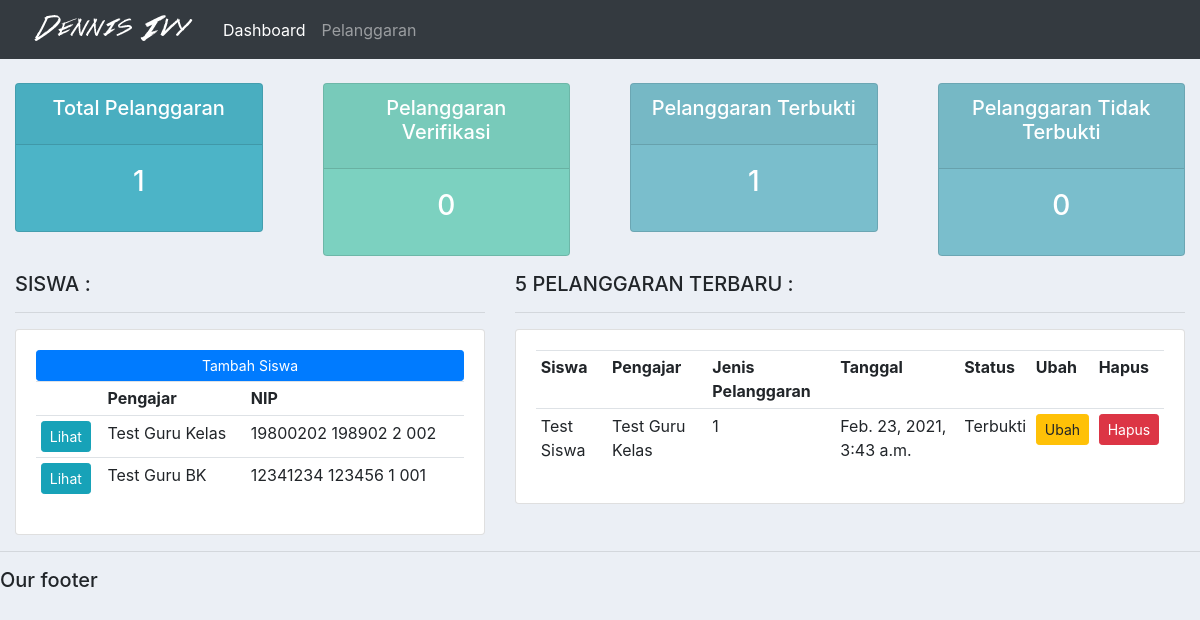
Before: / with the older database file.
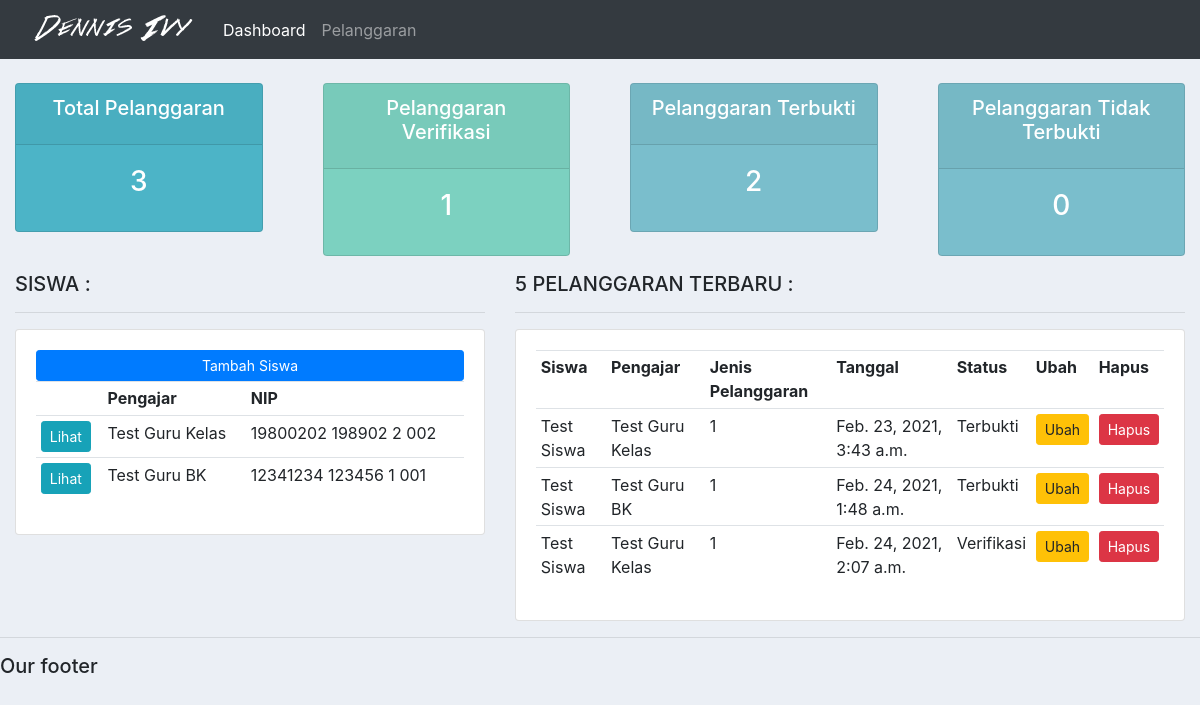
After: the same page with the newer database file.
### skor/models.py (models this page shows, shortened)
class Pengajar(models.Model):
    JABATAN = (
        ('Kepala Sekolah', 'Kepala Sekolah'),
        ('Wakil Kepala Sekolah Bidang Kesiswaan', 'Wakil Kepala Sekolah Bidang Kesiswaan'),
        ('Pembina Osis', 'Pembina Osis'),
        ('Guru Kelas', 'Guru Kelas'),
        ('Guru BK', 'Guru BK'),
    )
    nama = models.CharField(max_length=200, null=True)
    nip = models.CharField(max_length=200, null=True)
    jabatan = models.CharField(max_length=200, null=True, choices=JABATAN)
    date_created = models.DateTimeField(auto_now_add=True, null=True)
    def __str__(self):
        return self.nama
    class Meta:
        verbose_name_plural = "    Pengajar"

class Pelanggaran(models.Model):
    STATUS = (
        ('Verifikasi', 'Verifikasi'),
        ('Terbukti', 'Terbukti'),
        ('Tidak Terbukti', 'Tidak Terbukti')
    )
    pengajar = models.ForeignKey(Pengajar, null=True, on_delete=models.SET_NULL)
    siswa = models.ForeignKey(Siswa, null=True, on_delete=models.SET_NULL)
    pasal = models.ForeignKey(Pasal, null=True, on_delete=models.SET_NULL)
    status = models.CharField(max_length=200, null=True, choices=STATUS)
    date_created = models.DateTimeField(auto_now_add=True, null=True)
    class Meta:
        verbose_name_plural = "Pelanggaran"

class Siswa(models.Model):
    nama = models.CharField(max_length=200, null=True)
    nisn = models.CharField(max_length=200, null=True)
    kelas = models.ForeignKey(Kelas, null=True, on_delete=models.SET_NULL)
    ibu = models.CharField(max_length=200, null=True, blank=True)
    ayah = models.CharField(max_length=200, null=True, blank=True)
    wali = models.CharField(max_length=200, null=True, blank=True)
    date_created = models.DateTimeField(auto_now_add=True, null=True)
    def __str__(self):
        return self.nama
    class Meta:
        verbose_name_plural = "  Siswa"

class Pasal(models.Model):
    nama = models.CharField(max_length=200, null=True, unique=True)
    jenis = models.CharField(max_length=200, null=True, unique=True)
    skor = models.IntegerField(null=True)
    date_created = models.DateTimeField(auto_now_add=True, null=True)
    def __str__(self):
        return self.nama
    class Meta:
        verbose_name_plural = " Pasal"

### skor/views.py (the view)
# urls.py: 2. Add a URL to urlpatterns:  path('', views.home, name='home')
def home(request):
    pengajars = Pengajar.objects.all()
    pelanggarans = Pelanggaran.objects.all()
    total_pengajar = pengajars.count()
    total_pelanggaran = pelanggarans.count()
    verifikasi = pelanggarans.filter(status='Verifikasi').count()
    terbukti = pelanggarans.filter(status='Terbukti').count()
    tidak_terbukti = pelanggarans.filter(status='Tidak Terbukti').count()
    context = {
        'pengajars': pengajars,
        'pelanggarans': pelanggarans,
        'total_pengajar': total_pengajar,
        'total_pelanggaran': total_pelanggaran,
        'verifikasi': verifikasi,
        'terbukti': terbukti,
        'tidak_terbukti': tidak_terbukti
    }
    return render(request, 'skor/dashboard.html', context)

### skor/templates/skor/dashboard.html
{% extends 'skor/base.html' %}
{% block content %}
{% include 'skor/status.html' %}
<div class="container-fluid">
	<div class="row">
		<div class="col-md-5">
			<h5>SISWA :</h5>
			<hr>
			<div class="card card-body">
				<a class="btn btn-primary  btn-sm btn-block" href="">Tambah Siswa</a>
				<table class="table table-sm">
					<tr>
						<th></th>
						<th>Pengajar</th>
						<th>NIP</th>
					</tr>
					{% for pengajar in pengajars %}
					<tr>
						<td><a class="btn btn-sm btn-info" href="{% url 'pengajar' pengajar.id %}">Lihat</a></td>
						<td>{{pengajar.nama}}</td>
						<td>{{pengajar.nip}}</td>
					</tr>
					{% endfor %}
				</table>
			</div>
		</div>
		<div class="col-md-7">
			<h5>5 PELANGGARAN TERBARU :</h5>
			<hr>
			<div class="card card-body">
				<table class="table table-sm">
					<tr>
						<th>Siswa</th>
						<th>Pengajar</th>
						<th>Jenis Pelanggaran</th>
						<th>Tanggal</th>
						<th>Status</th>
						<th>Ubah</th>
						<th>Hapus</th>
					</tr>
					{% for pelanggaran in pelanggarans %}
					<tr>
						<td>{{pelanggaran.siswa}}</td>
						<td>{{pelanggaran.pengajar}}</td>
						<td>{{pelanggaran.pasal}}</td>
						<td>{{pelanggaran.date_created}}</td>
						<td>{{pelanggaran.status}}</td>
						<td><a class="btn btn-sm btn-warning" href="{% url 'ubah_pelanggaran' pelanggaran.id %}">Ubah</a></td>
						<td><a class="btn btn-sm btn-danger" href="{% url 'hapus_pelanggaran' pelanggaran.id %}">Hapus</a></td>
					</tr>
					{% endfor %}
				</table>
			</div>
		</div>
	</div>
</div>
{% endblock %}

Changed rows visible on the page:
added Pelanggaran: siswa "Test Siswa", pengajar "Test Guru BK", pasal "1", date_created "Feb. 24, 2021, 1:48 a.m.", status "Terbukti"
added Pelanggaran: siswa "Test Siswa", pengajar "Test Guru Kelas", pasal "1", date_created "Feb. 24, 2021, 2:07 a.m.", status "Verifikasi"
Other visible differences:
{{ total_pelanggaran }}: "1" → "3"
{{ verifikasi }}: "0" → "1"
{{ terbukti }}: "1" → "2"
